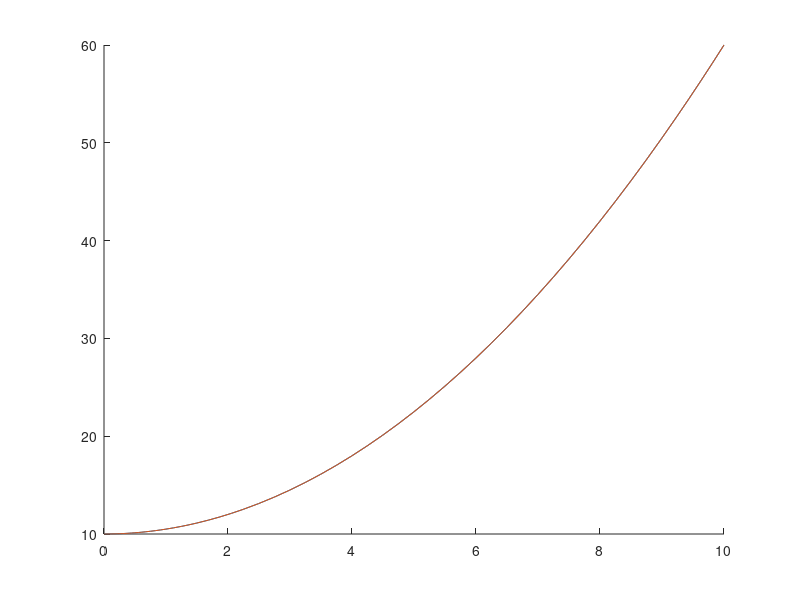

The MATLAB script that drew this image:
% This script demonstrates how one can solve simple differential equations
% with given initial value
%% Inputs
% The interval of the solution (e.g., time interval)
tStart = 0;
tEnd = 10;
% Initial value y(tStart) = y0
y0 = 10;

%% Solve the dy(t, y) = t, with y(0) = 10 differential equation
% Exact solution: t^2 / 2 + C -> at t = 0 y = 10 -> C = 10 => y(t) = t^2/2 + 10
% Function handle of the differential equation
diffEquationFcnHandle = @(t, y) t;
% The solution
[tVect, yVect] = ode45(diffEquationFcnHandle, [tStart, tEnd], y0);

%% Plotting the results
fig = figure();
ax = axes(fig);
hold(ax, 'on');
plot(ax, tVect, yVect);
plot(ax, tVect, tVect.^2/2+10);